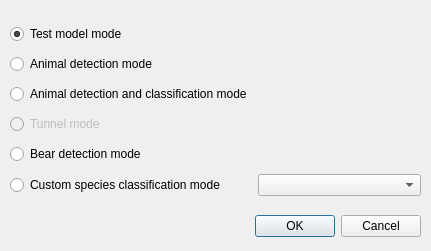
<?xml version="1.0" encoding="UTF-8"?>
<ui version="4.0">
 <class>DialogSelectMode</class>
 <widget class="QDialog" name="DialogSelectMode">
  <property name="geometry">
   <rect>
    <x>0</x>
    <y>0</y>
    <width>431</width>
    <height>251</height>
   </rect>
  </property>
  <property name="windowTitle">
   <string>Select operation mode</string>
  </property>
  <widget class="QDialogButtonBox" name="buttonBox">
   <property name="geometry">
    <rect>
     <x>10</x>
     <y>210</y>
     <width>411</width>
     <height>32</height>
    </rect>
   </property>
   <property name="orientation">
    <enum>Qt::Orientation::Horizontal</enum>
   </property>
   <property name="standardButtons">
    <set>QDialogButtonBox::StandardButton::Cancel|QDialogButtonBox::StandardButton::Ok</set>
   </property>
  </widget>
  <widget class="QWidget" name="verticalLayoutWidget">
   <property name="geometry">
    <rect>
     <x>10</x>
     <y>20</y>
     <width>411</width>
     <height>181</height>
    </rect>
   </property>
   <layout class="QGridLayout" name="gridLayout">
    <item row="1" column="0">
     <widget class="QRadioButton" name="radioButton_animal_det_mode">
      <property name="text">
       <string>Animal detection mode</string>
      </property>
      <property name="autoExclusive">
       <bool>true</bool>
      </property>
      <attribute name="buttonGroup">
       <string notr="true">buttonGroup</string>
      </attribute>
     </widget>
    </item>
    <item row="0" column="0">
     <widget class="QRadioButton" name="radioButton_test_model_mode">
      <property name="text">
       <string>Test model mode</string>
      </property>
      <property name="checked">
       <bool>true</bool>
      </property>
      <property name="autoExclusive">
       <bool>true</bool>
      </property>
      <attribute name="buttonGroup">
       <string notr="true">buttonGroup</string>
      </attribute>
     </widget>
    </item>
    <item row="2" column="0">
     <widget class="QRadioButton" name="radioButton_animal_det_and_class_mode">
      <property name="text">
       <string>Animal detection and classification mode</string>
      </property>
      <property name="autoExclusive">
       <bool>true</bool>
      </property>
      <attribute name="buttonGroup">
       <string notr="true">buttonGroup</string>
      </attribute>
     </widget>
    </item>
    <item row="4" column="0">
     <widget class="QRadioButton" name="radioButton_bear_det_mode">
      <property name="enabled">
       <bool>true</bool>
      </property>
      <property name="text">
       <string>Bear detection mode</string>
      </property>
      <property name="checkable">
       <bool>true</bool>
      </property>
      <property name="autoExclusive">
       <bool>true</bool>
      </property>
      <attribute name="buttonGroup">
       <string notr="true">buttonGroup</string>
      </attribute>
     </widget>
    </item>
    <item row="5" column="1">
     <widget class="QComboBox" name="comboBox_select_species"/>
    </item>
    <item row="3" column="0">
     <widget class="QRadioButton" name="radioButton_tunnel_mode">
      <property name="enabled">
       <bool>false</bool>
      </property>
      <property name="text">
       <string>Tunnel mode</string>
      </property>
      <property name="checkable">
       <bool>false</bool>
      </property>
      <property name="autoExclusive">
       <bool>true</bool>
      </property>
      <attribute name="buttonGroup">
       <string notr="true">buttonGroup</string>
      </attribute>
     </widget>
    </item>
    <item row="5" column="0">
     <widget class="QRadioButton" name="radioButton_custom_species_class_mode">
      <property name="text">
       <string>Custom species classification mode</string>
      </property>
      <attribute name="buttonGroup">
       <string notr="true">buttonGroup</string>
      </attribute>
     </widget>
    </item>
   </layout>
  </widget>
 </widget>
 <resources/>
 <connections>
  <connection>
   <sender>buttonBox</sender>
   <signal>accepted()</signal>
   <receiver>DialogSelectMode</receiver>
   <slot>accept()</slot>
   <hints>
    <hint type="sourcelabel">
     <x>248</x>
     <y>254</y>
    </hint>
    <hint type="destinationlabel">
     <x>157</x>
     <y>274</y>
    </hint>
   </hints>
  </connection>
  <connection>
   <sender>buttonBox</sender>
   <signal>rejected()</signal>
   <receiver>DialogSelectMode</receiver>
   <slot>reject()</slot>
   <hints>
    <hint type="sourcelabel">
     <x>316</x>
     <y>260</y>
    </hint>
    <hint type="destinationlabel">
     <x>286</x>
     <y>274</y>
    </hint>
   </hints>
  </connection>
 </connections>
 <buttongroups>
  <buttongroup name="buttonGroup"/>
 </buttongroups>
</ui>
